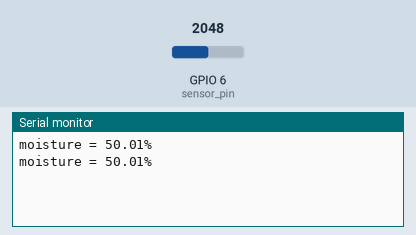
Bench run of a sketch on a simulated ESP32-S3. Shown: the last lines printed to the serial monitor. The test bench sets the inputs (shaded band); at power-on: GPIO 6 (sensor_pin) = 2048. WiFi joins after 1.5 s; servers stay silent unless stated.

Above: at 2.7 s.
2.8 s: GPIO 6 (sensor_pin) set to 2866
At 4.1 s:
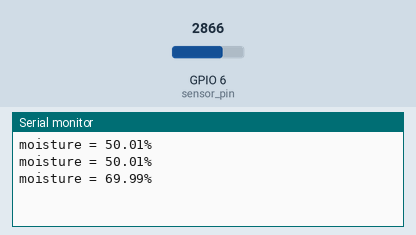
4.3 s: GPIO 6 (sensor_pin) set to 3603
At 5.3 s:
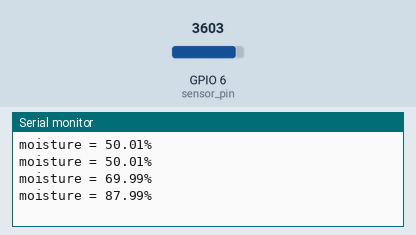
Timing chart, 0 to 7.3 s (numbered marks = the images above; inputs shaded):
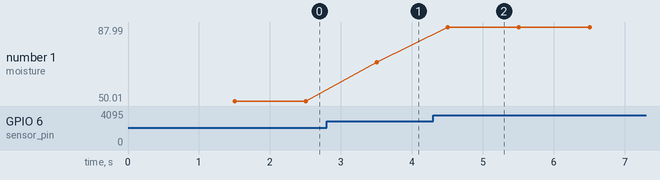

Measured:
- after the input at 2.8 s, the serial monitor: prints a new line after 0.70 s (image 1)
- after the input at 4.3 s, the serial monitor: prints a new line after 0.21 s (image 2)
- plotted number 1: 50.01 → 69.99 after the input at 2.8 s, 69.99 → 87.99 after the input at 4.3 s

The sketch:

Moisture_Sensor.ino
```cpp
#include "arduino_secrets.h"
/*

  The following variables are automatically generated and updated when changes are made to the Thing

  CloudPercentage moisture;


*/

#include "thingProperties.h"
int _moisture,sensor_analog;
const int sensor_pin = 6;

void setup() {
  // Initialize serial and wait for port to open:
  Serial.begin(9600);
  // This delay gives the chance to wait for a Serial Monitor without blocking if none is found
  delay(1500);

  // Defined in thingProperties.h
  initProperties();

  // Connect to Arduino IoT Cloud
  ArduinoCloud.begin(ArduinoIoTPreferredConnection);

  /*
     The following function allows you to obtain more information
     related to the state of network and IoT Cloud connection and errors
     the higher number the more granular information you’ll get.
     The default is 0 (only errors).
     Maximum is 4
 */
  setDebugMessageLevel(2);
  ArduinoCloud.printDebugInfo();
}

void loop() {
  ArduinoCloud.update();
  sensor_analog = analogRead(sensor_pin);
  moisture = (  ( (sensor_analog/4095.00) * 100 ) );
  Serial.print("moisture = ");
  Serial.print( moisture);  /* Print Temperature on the serial window */
  Serial.println("%");
  delay(1000);


}


/*
  Since Moisture is READ_WRITE variable, onMoistureChange() is
  executed every time a new value is received from IoT Cloud.
*/
void onMoistureChange()  {
  // Add your code here to act upon Moisture change
}
```

arduino_secrets.h
```cpp
#define SECRET_SSID "Leaf-Netwaves"
#define SECRET_OPTIONAL_PASS "thd@Leaf"
#define SECRET_DEVICE_KEY "JISPCN4ODQCQWGZSATYG"
```

thingProperties.h
```cpp
// Code generated by Arduino IoT Cloud, DO NOT EDIT.

#include <ArduinoIoTCloud.h>
#include <Arduino_ConnectionHandler.h>

const char DEVICE_LOGIN_NAME[]  = "39336f91-393a-48ab-a3fc-f9ade4fa2667";

const char SSID[]               = SECRET_SSID;    // Network SSID (name)
const char PASS[]               = SECRET_OPTIONAL_PASS;    // Network password (use for WPA, or use as key for WEP)
const char DEVICE_KEY[]  = SECRET_DEVICE_KEY;    // Secret device password

void onMoistureChange();

CloudPercentage moisture;

void initProperties(){

  ArduinoCloud.setBoardId(DEVICE_LOGIN_NAME);
  ArduinoCloud.setSecretDeviceKey(DEVICE_KEY);
  ArduinoCloud.addProperty(moisture, READWRITE, ON_CHANGE, onMoistureChange);

}

WiFiConnectionHandler ArduinoIoTPreferredConnection(SSID, PASS);
```
